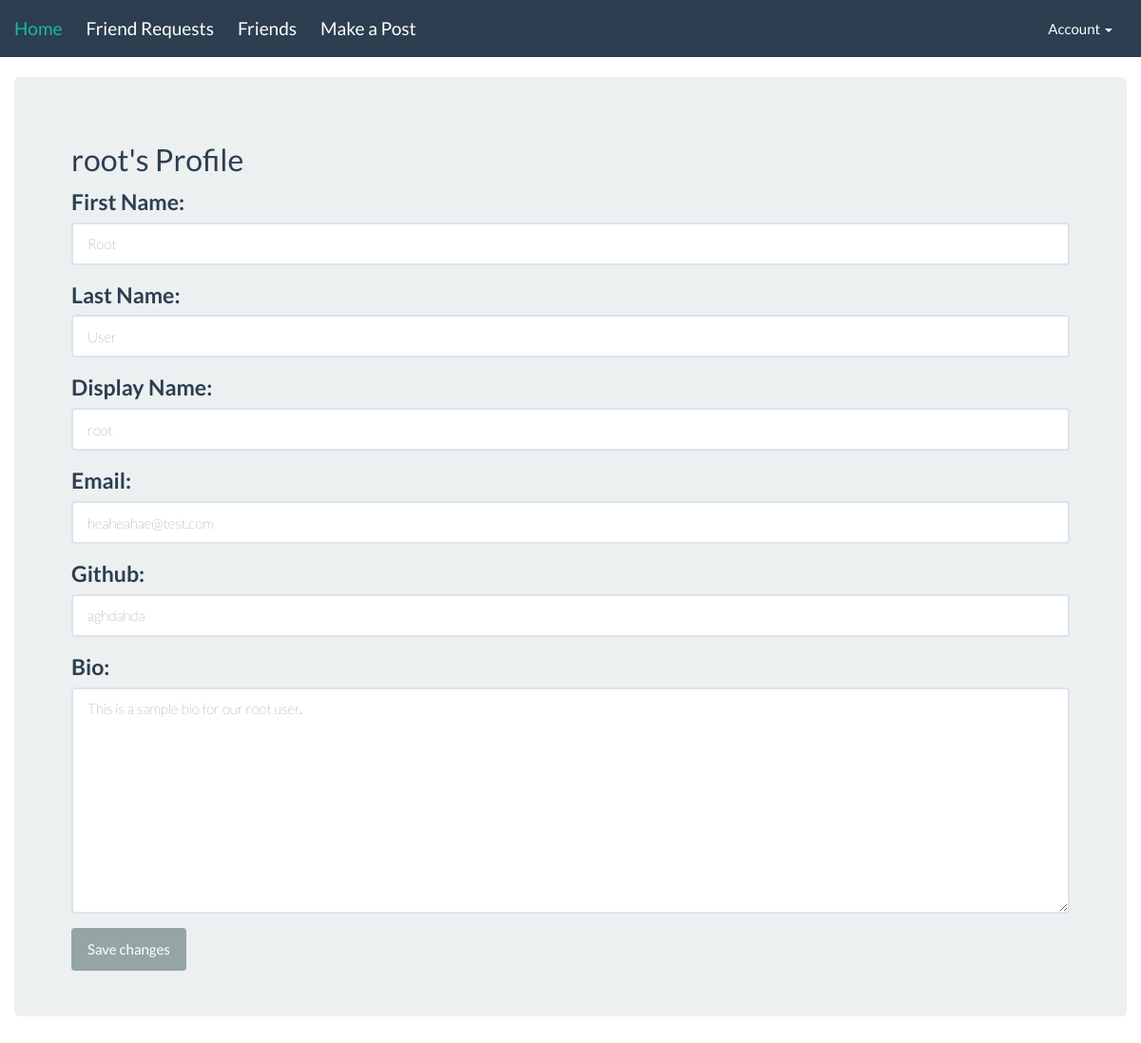
Page /profile/ (signed in) on the committed database.
### service/models.py (models this page shows, shortened)
class Author(models.Model):
    user = models.OneToOneField(User, on_delete=models.CASCADE, null=True, blank=True)
    id = models.UUIDField(primary_key=True, default=uuid.uuid4)
    host = models.CharField(max_length=500, null=True, blank=True, default='https://cmput404t02.herokuapp.com/service/')
    displayName = models.CharField(max_length=50, null=True, blank=True, default='')
    url = models.CharField(max_length=500, null=True, blank=True)
    github = models.CharField(max_length=500, null=True, blank=True)
    email = models.EmailField(max_length=254, default="" , null=True, blank=True)
    firstName = models.CharField(max_length=30, default="" , null=True, blank=True)
    lastName = models.CharField(max_length=30, default="", null=True, blank=True)
    bio = models.TextField(default="", null=True, blank=True)
    friends = models.ManyToManyField("self", related_name="friends", blank=True)

### website/views.py (the view)
# urls.py: url(r'^profile/$', views.update_profile, name='update_profile'),
@login_required(login_url="login/")
@transaction.atomic
def update_profile(request):
    if request.method == 'POST':
        profile_form = ProfileForm(request.POST, instance=request.user.author)
        if profile_form.is_valid():
            profile_form.save()
    else:
        profile_form = ProfileForm(instance=request.user.author)
    return render(request, 'profile.html', {
        'profile_form': profile_form
    })

### website/forms.py
class ProfileForm(forms.ModelForm):
    firstName = forms.CharField(label="First Name", widget=forms.TextInput(attrs={'class': 'form-control'}))
    lastName = forms.CharField(label="Last Name", widget=forms.TextInput(attrs={'class': 'form-control'}))
    displayName = forms.CharField(label="Display Name", widget=forms.TextInput(attrs={'class': 'form-control'}))
    email = forms.EmailField(label="Email", widget=forms.TextInput(attrs={'class': 'form-control'}))
    github = forms.CharField(label="Github", widget=forms.TextInput(attrs={'class': 'form-control'}))
    bio = forms.CharField(label="Bio", widget=forms.Textarea(attrs={'class': 'form-control'}))
    class Meta:
        model = Author
        fields = ('firstName', 'lastName', 'displayName', 'email', 'github', 'bio')

### templates/profile.html (shortened to what this page needs)
{% extends 'base.html' %}
{% block content %}
<div class="container">
<div class="row">
<div class="jumbotron">
<h2>{{ user.username }}'s Profile</h2>
<form method="post" action="/profile/">
  {{ profile_form.as_p }}
  <button type="submit" class="btn btn-default">Save changes</button>
</form>
{% endblock %}

### rows in the picture
Author: firstName "Root", lastName "User", displayName "root", email "heaheahae@test.com", github "aghdahda", bio "This is a sample bio for our root user."

### other values in the picture
{{ user.username }} "root"
